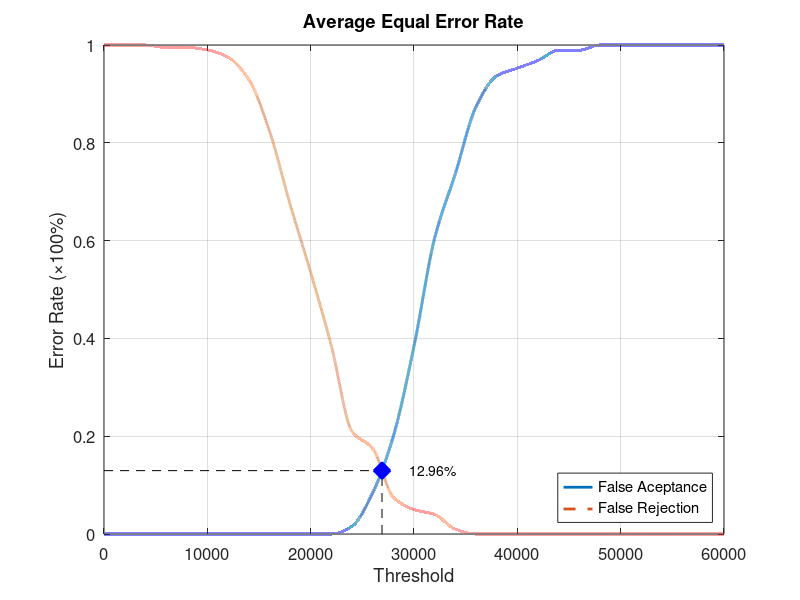
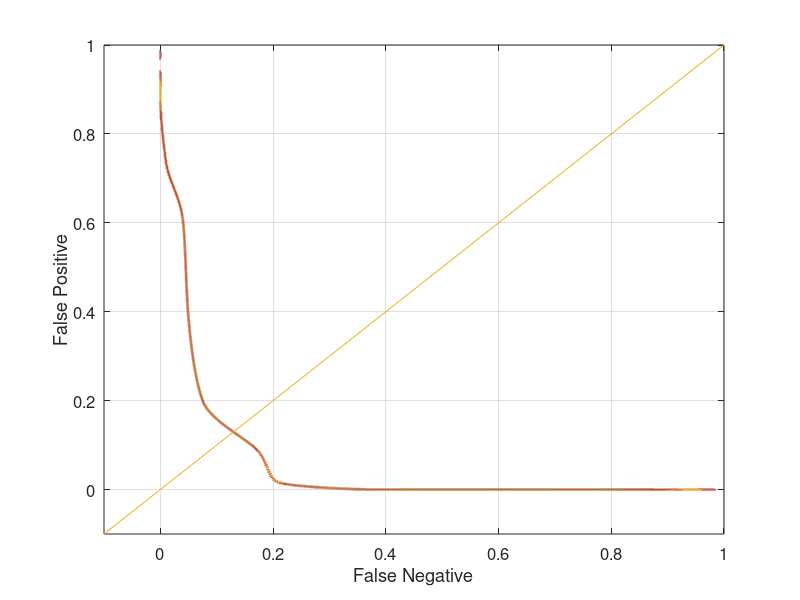

Recreate these plots in MATLAB, in order.
function yEER = Database4_2
close all;
clear;
clc;
x = 0:2000:60000;
xq = 0:0.5:60000;

y0 = [0 0 0 0 0 0 0 0 0 0 0 0 0.0157895 0.0842105 0.2 0.384211 0.605263 0.736842 0.873684 0.936842 0.952632 0.968421 0.989474 0.989474 1 1 1 1 1 1 1];
yy0 = interp1(x, y0, xq, 'pchip');
y1 = [1 1 1 0.995 0.995 0.99 0.975 0.93 0.825 0.675 0.535 0.385 0.21 0.175 0.075 0.05 0.04 0.01 0 0 0 0 0 0 0 0 0 0 0 0 0];
yy1 = interp1(x, y1, xq, 'pchip');

% Calculating EER: 
y2 = abs(y0 - y1);
find(y2 == min(y2))
yy2 = abs(yy0 - yy1);
xEER = find(yy2 == min(yy2));
xEERIndex = xq(xEER) % X-axis EER
yEER = yy0(xEER) % Y-axis EER

main = figure
plot(xq, yy0,'-','LineWidth', 2);	hold on
plot(xq, yy1,'--','LineWidth', 2);	hold on
plot([xEERIndex xEERIndex], [0 yEER], 'k--');	hold on
plot([0 xEERIndex], [yEER yEER], 'k--');	hold on
plot(xEERIndex, yEER, 'bx', 'LineWidth', 10);	hold on
text(xEERIndex + 10 * xEERIndex / 100, yEER, [num2str(round((10000 * yEER)) / 100) '%'])
legend('False Aceptance', 'False Rejection', 'Location', 'SouthEast')
xlabel('Threshold')
ylabel('Error Rate (\times100%)')
title('Average Equal Error Rate')
set(gca, 'FontSize', 12)
axis([0 60000 0 1])
grid on

print(main, 'Database4_2Main', '-dpng');
FNRxFPR = figure('Color', [1 1 1]);
plot(yy1, yy0, '-', yy1, yy0, 'LineWidth', 2);
hold on
y = -0.1:0.1:1
plot(y, y); 
set(gca, 'FontSize', 12)
xlabel('False Negative')
ylabel('False Positive')
axis([-0.1 1 -0.1 1])
set(gca, 'FontSize', 12)
grid on

print(FNRxFPR, 'Database4_2FNRxFPR','-dpng');
end
